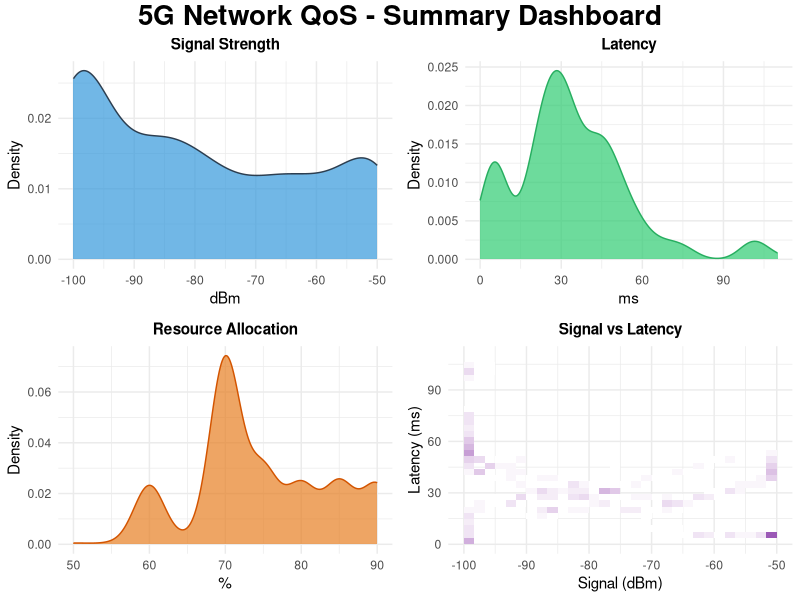
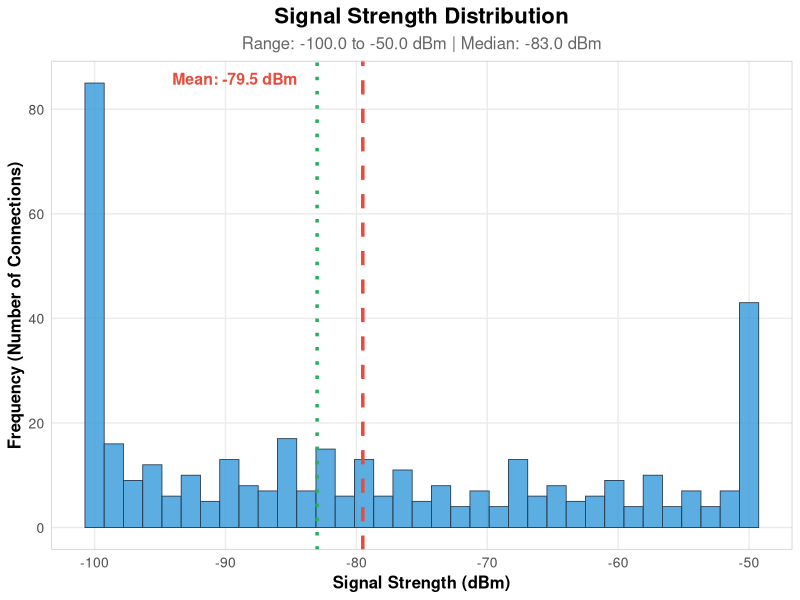
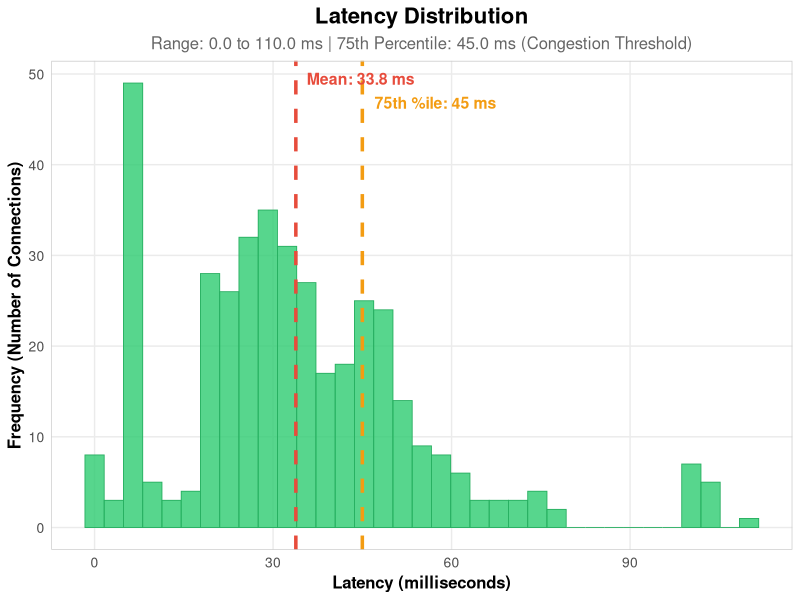
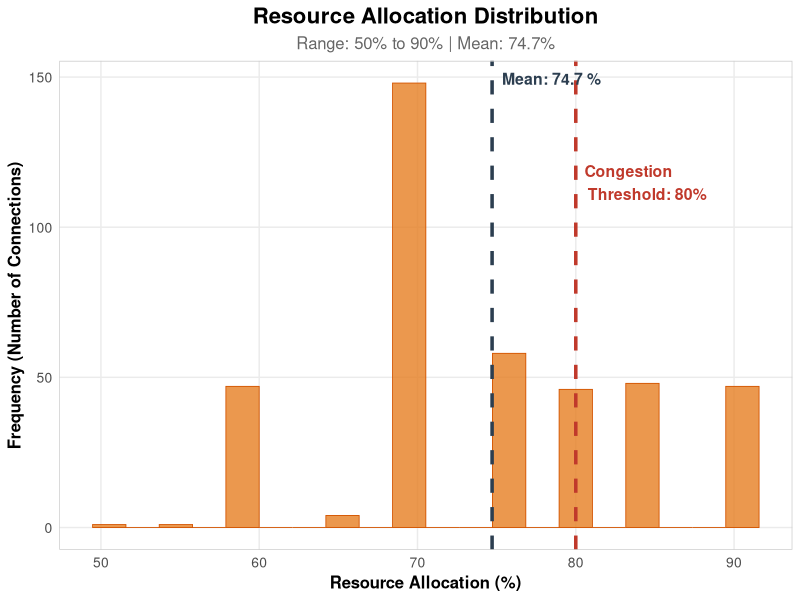
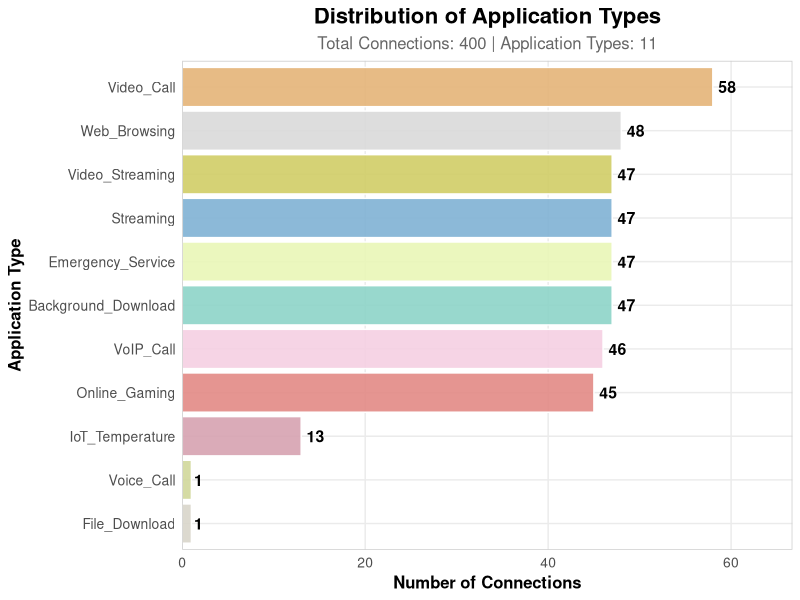
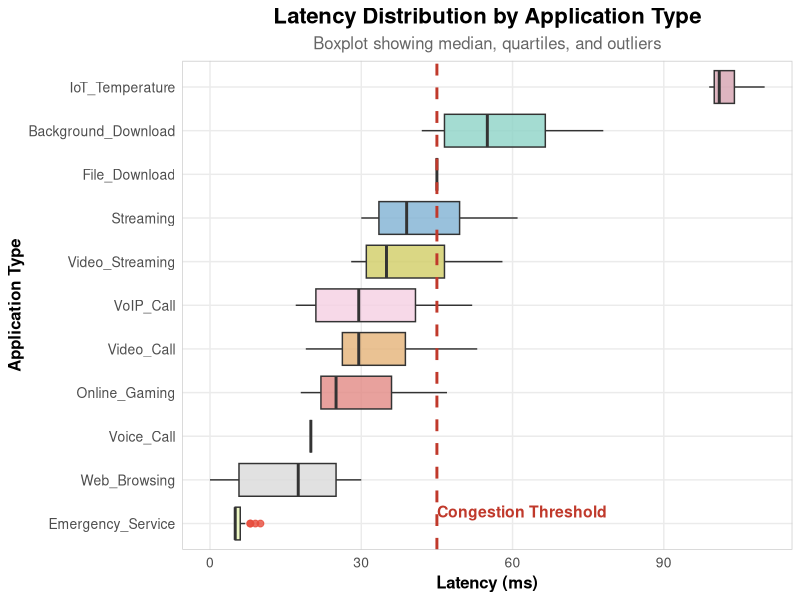
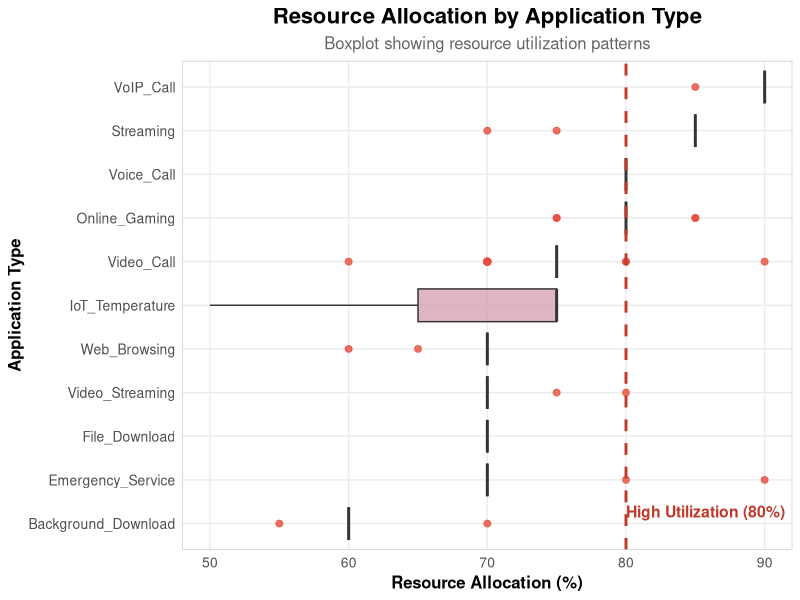
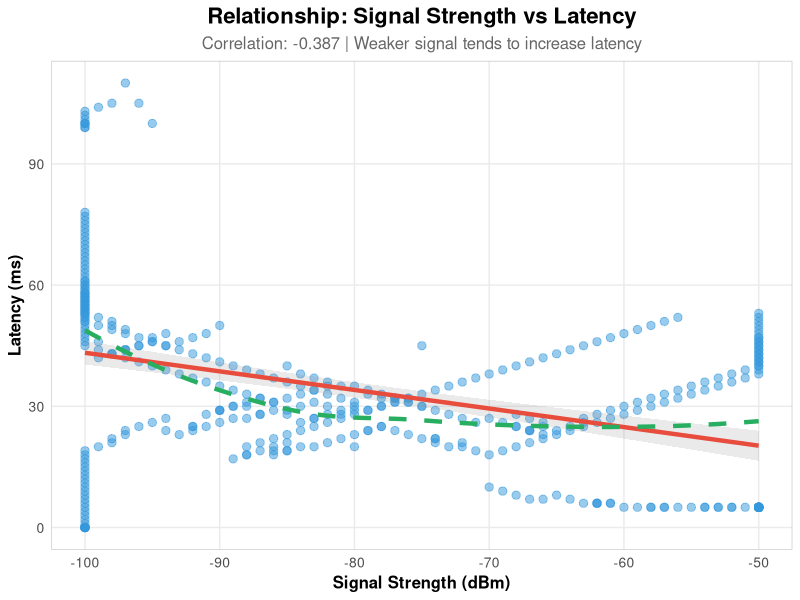

R code for these plots, in order:
# ============================================================================
# Script 02: IMPROVED Exploratory Data Analysis for 5G Network Congestion
# ============================================================================
# Purpose: Analyze and visualize the 5G QoS dataset with enhanced graphics
# Author: PDS Course Project
# Date: October 2025
# ============================================================================

cat("\n========================================\n")
cat("SCRIPT 02: EXPLORATORY DATA ANALYSIS (IMPROVED)\n")
cat("========================================\n\n")

# Load required libraries
suppressMessages({
  library(dplyr)
  library(ggplot2)
  library(corrplot)
  library(gridExtra)
  library(scales)
  library(reshape2)
  library(RColorBrewer)
})

# Set a modern theme for all plots
theme_custom <- function() {
  theme_minimal() +
    theme(
      plot.title = element_text(hjust = 0.5, face = "bold", size = 16),
      plot.subtitle = element_text(hjust = 0.5, size = 12, color = "gray40"),
      axis.title = element_text(size = 12, face = "bold"),
      axis.text = element_text(size = 10),
      legend.position = "right",
      legend.title = element_text(face = "bold"),
      panel.grid.minor = element_blank(),
      panel.border = element_rect(color = "gray80", fill = NA, linewidth = 0.5)
    )
}

# Create visualization directory
if (!dir.exists("visualizations")) dir.create("visualizations")
if (!dir.exists("visualizations/eda")) dir.create("visualizations/eda")

# ============================================================================
# STEP 1: Load Cleaned Data
# ============================================================================

# cat("STEP  Loading cleaned data...\n")

if (!file.exists("data/processed/cleaned_data.csv")) {
  stop("Cleaned data not found! Please run 01_data_preprocessing.R first.")
}

df <- read.csv("data/processed/cleaned_data.csv", stringsAsFactors = FALSE)
cat(paste("✓ Loaded", nrow(df), "records\n\n"))

# ============================================================================
# STEP 2: Univariate Analysis - IMPROVED
# ============================================================================

# cat("STEP  Creating enhanced univariate analysis plots...\n")

# 1. Signal Strength Distribution - Enhanced
p1 <- ggplot(df, aes(x = Signal_Strength)) +
  geom_histogram(bins = 35, fill = "#3498db", color = "#2c3e50", alpha = 0.8, linewidth = 0.3) +
  geom_vline(aes(xintercept = mean(Signal_Strength)), 
             color = "#e74c3c", linetype = "dashed", linewidth = 1.2) +
  geom_vline(aes(xintercept = median(Signal_Strength)), 
             color = "#27ae60", linetype = "dotted", linewidth = 1.2) +
  annotate("text", x = mean(df$Signal_Strength) - 5, y = Inf, 
           label = paste("Mean:", round(mean(df$Signal_Strength), 1), "dBm"),
           vjust = 2, hjust = 1, color = "#e74c3c", fontface = "bold", size = 4) +
  labs(title = "Signal Strength Distribution",
       subtitle = sprintf("Range: %.1f to %.1f dBm | Median: %.1f dBm", 
                         min(df$Signal_Strength), max(df$Signal_Strength), 
                         median(df$Signal_Strength)),
       x = "Signal Strength (dBm)", 
       y = "Frequency (Number of Connections)") +
  theme_custom()

ggsave("visualizations/eda/01_signal_strength_distribution.png", p1, 
       width = 12, height = 7, dpi = 300, bg = "white")

# 2. Latency Distribution - Enhanced
p2 <- ggplot(df, aes(x = Latency)) +
  geom_histogram(bins = 35, fill = "#2ecc71", color = "#27ae60", alpha = 0.8, linewidth = 0.3) +
  geom_vline(aes(xintercept = mean(Latency)), 
             color = "#e74c3c", linetype = "dashed", linewidth = 1.2) +
  geom_vline(aes(xintercept = quantile(Latency, 0.75)), 
             color = "#f39c12", linetype = "dashed", linewidth = 1.2) +
  annotate("text", x = mean(df$Latency), y = Inf, 
           label = paste("Mean:", round(mean(df$Latency), 1), "ms"),
           vjust = 2, hjust = -0.1, color = "#e74c3c", fontface = "bold", size = 4) +
  annotate("text", x = quantile(df$Latency, 0.75), y = Inf, 
           label = paste("75th %ile:", round(quantile(df$Latency, 0.75), 1), "ms"),
           vjust = 4, hjust = -0.1, color = "#f39c12", fontface = "bold", size = 4) +
  labs(title = "Latency Distribution",
       subtitle = sprintf("Range: %.1f to %.1f ms | 75th Percentile: %.1f ms (Congestion Threshold)", 
                         min(df$Latency), max(df$Latency), quantile(df$Latency, 0.75)),
       x = "Latency (milliseconds)", 
       y = "Frequency (Number of Connections)") +
  theme_custom()

ggsave("visualizations/eda/02_latency_distribution.png", p2, 
       width = 12, height = 7, dpi = 300, bg = "white")

# 3. Resource Allocation Distribution - Enhanced
p3 <- ggplot(df, aes(x = Resource_Allocation)) +
  geom_histogram(bins = 20, fill = "#e67e22", color = "#d35400", alpha = 0.8, linewidth = 0.3) +
  geom_vline(aes(xintercept = mean(Resource_Allocation)), 
             color = "#2c3e50", linetype = "dashed", linewidth = 1.2) +
  geom_vline(aes(xintercept = 80), 
             color = "#c0392b", linetype = "dashed", linewidth = 1.2) +
  annotate("text", x = mean(df$Resource_Allocation), y = Inf, 
           label = paste("Mean:", round(mean(df$Resource_Allocation), 1), "%"),
           vjust = 2, hjust = -0.1, color = "#2c3e50", fontface = "bold", size = 4) +
  annotate("text", x = 80, y = Inf, 
           label = "Congestion\nThreshold: 80%",
           vjust = 4, hjust = -0.1, color = "#c0392b", fontface = "bold", size = 4) +
  labs(title = "Resource Allocation Distribution",
       subtitle = sprintf("Range: %.0f%% to %.0f%% | Mean: %.1f%%", 
                         min(df$Resource_Allocation), max(df$Resource_Allocation), 
                         mean(df$Resource_Allocation)),
       x = "Resource Allocation (%)", 
       y = "Frequency (Number of Connections)") +
  scale_x_continuous(breaks = seq(50, 90, by = 10)) +
  theme_custom()

ggsave("visualizations/eda/03_resource_allocation_distribution.png", p3, 
       width = 12, height = 7, dpi = 300, bg = "white")

cat("✓ Univariate analysis plots saved\n\n")

# ============================================================================
# STEP 3: Application Type Analysis - IMPROVED
# ============================================================================

# cat("STEP  Creating enhanced application type analysis...\n")

# Prepare data
app_summary <- df %>%
  group_by(Application_Type) %>%
  summarise(
    Count = n(),
    Avg_Signal = mean(Signal_Strength, na.rm = TRUE),
    Avg_Latency = mean(Latency, na.rm = TRUE),
    Avg_Resource = mean(Resource_Allocation, na.rm = TRUE)
  ) %>%
  arrange(desc(Count))

# 4. Application Type Distribution - Enhanced with better labels
colors_app <- colorRampPalette(brewer.pal(9, "Set3"))(nrow(app_summary))

p4 <- ggplot(app_summary, aes(x = reorder(Application_Type, Count), y = Count, fill = Application_Type)) +
  geom_bar(stat = "identity", color = "white", linewidth = 0.5, alpha = 0.9) +
  geom_text(aes(label = Count), hjust = -0.3, fontface = "bold", size = 4) +
  scale_fill_manual(values = colors_app) +
  coord_flip() +
  labs(title = "Distribution of Application Types",
       subtitle = sprintf("Total Connections: %d | Application Types: %d", 
                         sum(app_summary$Count), nrow(app_summary)),
       x = "Application Type", 
       y = "Number of Connections") +
  theme_custom() +
  theme(legend.position = "none") +
  scale_y_continuous(expand = expansion(mult = c(0, 0.15)))

ggsave("visualizations/eda/04_application_type_distribution.png", p4, 
       width = 12, height = 8, dpi = 300, bg = "white")

# 5. Latency by Application - Boxplot with better spacing
p5 <- ggplot(df, aes(x = reorder(Application_Type, Latency, FUN = median), y = Latency, fill = Application_Type)) +
  geom_boxplot(alpha = 0.8, outlier.color = "#e74c3c", outlier.size = 2) +
  scale_fill_manual(values = colors_app) +
  geom_hline(yintercept = quantile(df$Latency, 0.75), 
             linetype = "dashed", color = "#c0392b", linewidth = 1) +
  annotate("text", x = 1, y = quantile(df$Latency, 0.75), 
           label = "Congestion Threshold", 
           vjust = -0.5, hjust = 0, color = "#c0392b", fontface = "bold", size = 4) +
  coord_flip() +
  labs(title = "Latency Distribution by Application Type",
       subtitle = "Boxplot showing median, quartiles, and outliers",
       x = "Application Type", 
       y = "Latency (ms)") +
  theme_custom() +
  theme(legend.position = "none")

ggsave("visualizations/eda/05_latency_by_application.png", p5, 
       width = 12, height = 8, dpi = 300, bg = "white")

# 6. Resource Allocation by Application
p6 <- ggplot(df, aes(x = reorder(Application_Type, Resource_Allocation, FUN = median), 
                     y = Resource_Allocation, fill = Application_Type)) +
  geom_boxplot(alpha = 0.8, outlier.color = "#e74c3c", outlier.size = 2) +
  scale_fill_manual(values = colors_app) +
  geom_hline(yintercept = 80, linetype = "dashed", color = "#c0392b", linewidth = 1) +
  annotate("text", x = 1, y = 80, 
           label = "High Utilization (80%)", 
           vjust = -0.5, hjust = 0, color = "#c0392b", fontface = "bold", size = 4) +
  coord_flip() +
  labs(title = "Resource Allocation by Application Type",
       subtitle = "Boxplot showing resource utilization patterns",
       x = "Application Type", 
       y = "Resource Allocation (%)") +
  theme_custom() +
  theme(legend.position = "none")

ggsave("visualizations/eda/06_resource_allocation_by_application.png", p6, 
       width = 12, height = 8, dpi = 300, bg = "white")

cat("✓ Application type analysis plots saved\n\n")

# ============================================================================
# STEP 4: Bivariate Analysis - IMPROVED
# ============================================================================

# cat("STEP  Creating enhanced bivariate analysis plots...\n")

# 7. Signal vs Latency Scatter Plot - Enhanced
p7 <- ggplot(df, aes(x = Signal_Strength, y = Latency)) +
  geom_point(alpha = 0.5, size = 2.5, color = "#3498db") +
  geom_smooth(method = "lm", color = "#e74c3c", linewidth = 1.5, se = TRUE, alpha = 0.2, formula = y ~ x) +
  geom_smooth(method = "loess", color = "#27ae60", linewidth = 1.5, se = FALSE, linetype = "dashed", formula = y ~ x) +
  labs(title = "Relationship: Signal Strength vs Latency",
       subtitle = sprintf("Correlation: %.3f | Weaker signal tends to increase latency", 
                         cor(df$Signal_Strength, df$Latency)),
       x = "Signal Strength (dBm)", 
       y = "Latency (ms)") +
  theme_custom()

ggsave("visualizations/eda/07_signal_vs_latency.png", p7, 
       width = 12, height = 7, dpi = 300, bg = "white")

# 8. Required vs Allocated Bandwidth - Enhanced
p8 <- ggplot(df, aes(x = Required_Bandwidth, y = Allocated_Bandwidth)) +
  geom_point(alpha = 0.5, size = 2.5, color = "#9b59b6") +
  geom_abline(intercept = 0, slope = 1, color = "#e74c3c", linetype = "dashed", linewidth = 1.2) +
  geom_smooth(method = "lm", color = "#27ae60", linewidth = 1.5, se = TRUE, alpha = 0.2, formula = y ~ x) +
  annotate("text", x = max(df$Required_Bandwidth) * 0.7, y = max(df$Required_Bandwidth) * 0.7, 
           label = "Perfect\nAllocation", color = "#e74c3c", fontface = "bold", size = 4) +
  labs(title = "Required vs Allocated Bandwidth",
       subtitle = sprintf("Correlation: %.4f | Network allocates appropriately", 
                         cor(df$Required_Bandwidth, df$Allocated_Bandwidth)),
       x = "Required Bandwidth (Mbps)", 
       y = "Allocated Bandwidth (Mbps)") +
  theme_custom()

ggsave("visualizations/eda/08_required_vs_allocated_bandwidth.png", p8, 
       width = 12, height = 7, dpi = 300, bg = "white")

# 9. Signal vs Resource - Color by Latency
p9 <- ggplot(df, aes(x = Signal_Strength, y = Resource_Allocation, color = Latency)) +
  geom_point(alpha = 0.7, size = 3) +
  scale_color_gradient2(low = "#27ae60", mid = "#f39c12", high = "#e74c3c",
                        midpoint = median(df$Latency), name = "Latency\n(ms)") +
  geom_smooth(method = "lm", color = "#2c3e50", linewidth = 1.5, se = TRUE, alpha = 0.1, formula = y ~ x) +
  labs(title = "Signal Strength vs Resource Allocation",
       subtitle = "Color indicates latency level (Green=Low, Yellow=Medium, Red=High)",
       x = "Signal Strength (dBm)", 
       y = "Resource Allocation (%)") +
  theme_custom()

ggsave("visualizations/eda/09_signal_vs_resource_allocation.png", p9, 
       width = 12, height = 7, dpi = 300, bg = "white")

cat("✓ Bivariate analysis plots saved\n\n")

# ============================================================================
# STEP 5: Correlation Analysis - IMPROVED
# ============================================================================

# cat("STEP  Creating enhanced correlation analysis...\n")

# Select numeric columns for correlation
numeric_cols <- df %>% 
  select(Signal_Strength, Latency, Required_Bandwidth, 
         Allocated_Bandwidth, Resource_Allocation)

cor_matrix <- cor(numeric_cols, use = "complete.obs")

# 10. Correlation Matrix - Enhanced with better colors
png("visualizations/eda/10_correlation_matrix.png", width = 12, height = 10, units = "in", res = 300)
par(mar = c(2, 2, 4, 2))
corrplot(cor_matrix, 
         method = "circle", 
         type = "upper",
         order = "hclust",
         col = colorRampPalette(c("#c0392b", "white", "#27ae60"))(200),
         tl.col = "black", 
         tl.srt = 45,
         tl.cex = 1.2,
         addCoef.col = "black",
         number.cex = 1.1,
         cl.cex = 1.1,
         title = "Correlation Matrix - Network QoS Metrics",
         mar = c(0, 0, 2, 0))
dev.off()

# 11. Correlation Heatmap with values
png("visualizations/eda/11_correlation_heatmap.png", width = 12, height = 10, units = "in", res = 300)

# Melt correlation matrix
cor_melted <- melt(cor_matrix)

p11 <- ggplot(cor_melted, aes(Var1, Var2, fill = value)) +
  geom_tile(color = "white", linewidth = 1) +
  geom_text(aes(label = sprintf("%.3f", value)), size = 5, fontface = "bold") +
  scale_fill_gradient2(low = "#c0392b", mid = "white", high = "#27ae60",
                       midpoint = 0, limit = c(-1, 1), 
                       name = "Correlation\nCoefficient") +
  labs(title = "Correlation Heatmap - 5G QoS Metrics",
       subtitle = "Values close to +1 indicate strong positive correlation, -1 indicates strong negative correlation",
       x = "", y = "") +
  theme_minimal() +
  theme(
    plot.title = element_text(hjust = 0.5, face = "bold", size = 18),
    plot.subtitle = element_text(hjust = 0.5, size = 12),
    axis.text.x = element_text(angle = 45, hjust = 1, size = 12, face = "bold"),
    axis.text.y = element_text(size = 12, face = "bold"),
    legend.title = element_text(face = "bold", size = 12),
    legend.text = element_text(size = 10),
    panel.grid = element_blank()
  ) +
  coord_fixed()

print(p11)
dev.off()

cat("✓ Correlation analysis plots saved\n")

# # Print key correlations
# cat("Key Correlations:\n")
# cor_melted_sorted <- cor_melted %>%
#   filter(Var1 != Var2) %>%
#   arrange(desc(abs(value))) %>%
#   head(10)
# print(cor_melted_sorted)

# ============================================================================
# STEP 6: Time-based Analysis - IMPROVED
# ============================================================================

# cat("\nSTEP 6: Creating time-based analysis...\n")

if ("Hour" %in% names(df)) {
  hourly_stats <- df %>%
    group_by(Hour) %>%
    summarise(
      Avg_Latency = mean(Latency, na.rm = TRUE),
      Avg_Resource = mean(Resource_Allocation, na.rm = TRUE),
      Count = n()
    )
  
  # 12. Latency by Hour
  p12 <- ggplot(hourly_stats, aes(x = Hour)) +
    geom_line(aes(y = Avg_Latency), color = "#3498db", linewidth = 2) +
    geom_point(aes(y = Avg_Latency), color = "#2c3e50", size = 4) +
    geom_hline(yintercept = mean(df$Latency), linetype = "dashed", color = "#e74c3c", linewidth = 1) +
    labs(title = "Average Latency by Hour of Day",
         subtitle = "Hourly trend analysis (dashed line = overall mean)",
         x = "Hour of Day", 
         y = "Average Latency (ms)") +
    scale_x_continuous(breaks = unique(hourly_stats$Hour)) +
    theme_custom()
  
  ggsave("visualizations/eda/12_latency_by_hour.png", p12, 
         width = 12, height = 7, dpi = 300, bg = "white")
  
  # 13. Resource by Hour
  p13 <- ggplot(hourly_stats, aes(x = Hour)) +
    geom_line(aes(y = Avg_Resource), color = "#e67e22", linewidth = 2) +
    geom_point(aes(y = Avg_Resource), color = "#d35400", size = 4) +
    geom_hline(yintercept = 80, linetype = "dashed", color = "#c0392b", linewidth = 1) +
    labs(title = "Average Resource Allocation by Hour of Day",
         subtitle = "Hourly utilization pattern (dashed line = congestion threshold)",
         x = "Hour of Day", 
         y = "Average Resource Allocation (%)") +
    scale_x_continuous(breaks = unique(hourly_stats$Hour)) +
    theme_custom()
  
  ggsave("visualizations/eda/13_resource_by_hour.png", p13, 
         width = 12, height = 7, dpi = 300, bg = "white")
  
  cat("✓ Time-based analysis plots saved\n\n")
} else {
  cat("⚠ No time features found, skipping time-based analysis\n\n")
}

# ============================================================================
# STEP 7: Summary Dashboard - IMPROVED
# ============================================================================

# cat("STEP  Creating enhanced summary dashboard...\n")

# Create 4 summary panels
summary_p1 <- ggplot(df, aes(x = Signal_Strength)) +
  geom_density(fill = "#3498db", alpha = 0.7, color = "#2c3e50") +
  labs(title = "Signal Strength", x = "dBm", y = "Density") +
  theme_minimal() +
  theme(plot.title = element_text(hjust = 0.5, face = "bold", size = 11))

summary_p2 <- ggplot(df, aes(x = Latency)) +
  geom_density(fill = "#2ecc71", alpha = 0.7, color = "#27ae60") +
  labs(title = "Latency", x = "ms", y = "Density") +
  theme_minimal() +
  theme(plot.title = element_text(hjust = 0.5, face = "bold", size = 11))

summary_p3 <- ggplot(df, aes(x = Resource_Allocation)) +
  geom_density(fill = "#e67e22", alpha = 0.7, color = "#d35400") +
  labs(title = "Resource Allocation", x = "%", y = "Density") +
  theme_minimal() +
  theme(plot.title = element_text(hjust = 0.5, face = "bold", size = 11))

summary_p4 <- ggplot(df, aes(x = Signal_Strength, y = Latency)) +
  geom_bin2d(bins = 30) +
  scale_fill_gradient(low = "white", high = "#9b59b6") +
  labs(title = "Signal vs Latency", x = "Signal (dBm)", y = "Latency (ms)") +
  theme_minimal() +
  theme(plot.title = element_text(hjust = 0.5, face = "bold", size = 11),
        legend.position = "none")

# Combine into dashboard
dashboard <- grid.arrange(
  summary_p1, summary_p2, summary_p3, summary_p4,
  ncol = 2,
  top = grid::textGrob("5G Network QoS - Summary Dashboard", 
                       gp = grid::gpar(fontsize = 20, fontface = "bold"))
)

ggsave("visualizations/eda/14_summary_dashboard.png", dashboard, 
       width = 14, height = 10, dpi = 300, bg = "white")

cat("✓ Summary dashboard created\n\n")

# ============================================================================
# STEP 8: Generate Statistical Summary
# ============================================================================

# cat("STEP  Generating statistical summary...\n")

# Application-wise summary
app_summary_detailed <- df %>%
  group_by(Application_Type) %>%
  summarise(
    Count = n(),
    Avg_Signal = round(mean(Signal_Strength, na.rm = TRUE), 2),
    Avg_Latency = round(mean(Latency, na.rm = TRUE), 2),
    Avg_Required_BW = round(mean(Required_Bandwidth, na.rm = TRUE), 2),
    Avg_Allocated_BW = round(mean(Allocated_Bandwidth, na.rm = TRUE), 2),
    Avg_Resource = round(mean(Resource_Allocation, na.rm = TRUE), 2)
  ) %>%
  arrange(desc(Count))

write.csv(app_summary_detailed, "data/processed/application_summary.csv", row.names = FALSE)

# cat("\nApplication-wise Summary:\n")
# print(app_summary_detailed, n = Inf)

# ============================================================================
# COMPLETION
# ============================================================================

cat("✓ EDA completed: 14 plots saved, application summary generated\n")
